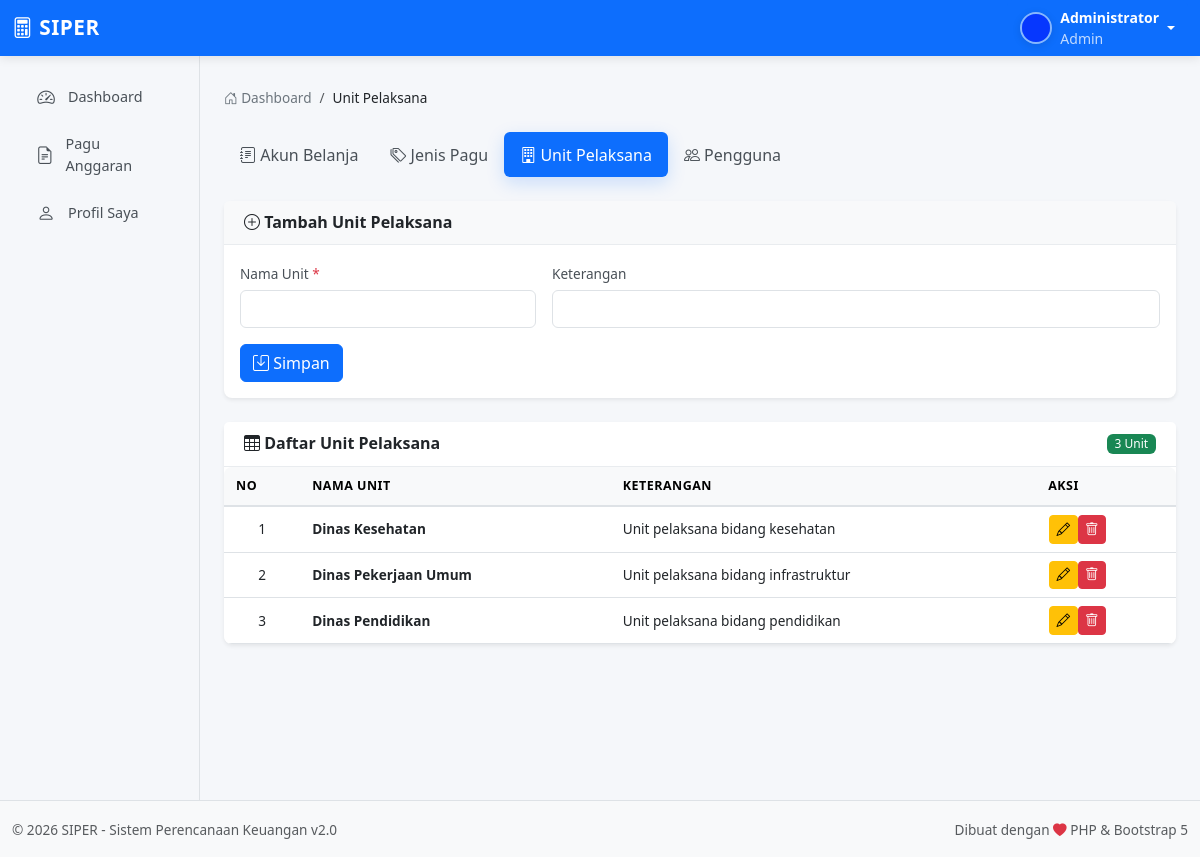
The app's page /master_data.php?tab=unit (signed in) with its own data.
### tables this page shows
CREATE TABLE IF NOT EXISTS unit_pelaksana (
    id INT PRIMARY KEY AUTO_INCREMENT,
    nama_unit VARCHAR(100) UNIQUE NOT NULL,
    keterangan TEXT,
    created_at TIMESTAMP DEFAULT CURRENT_TIMESTAMP
);

### master_data.php (called while the page is built, shortened)
<?php
require_once 'config/security.php';
$tab = $_GET['tab'] ?? 'akun';
$error = '';
$handler_file = __DIR__ . '/modules/master/' . $tab . '.php';
if (file_exists($handler_file)) {
    require_once $handler_file;
} else {
    require_once __DIR__ . '/modules/master/akun.php';
}
$titles = ['akun' => 'Akun Belanja', 'jenis' => 'Jenis Pagu', 'unit' => 'Unit Pelaksana', 'user' => 'Manajemen Pengguna'];
$page_title = $titles[$tab] ?? 'Master Data';
require_once __DIR__ . '/modules/master/templates.php';
include 'includes/header.php';
include 'includes/sidebar.php';
render_master_page($tab, $error, $data_list ?? null, $edit_data ?? null, $page_title);
include 'includes/footer.php';

### config/security.php (called while the page is built, shortened)
<?php
function h($data)
{
    return htmlspecialchars((string)$data, ENT_QUOTES | ENT_HTML5, 'UTF-8');
}

### modules/master/unit.php (called while the page is built, shortened)
<?php
$data_list = mysqli_query($conn, "SELECT * FROM unit_pelaksana ORDER BY nama_unit ASC");

### modules/master/templates.php (the view, shortened to what this page needs)
<?php
function render_master_page($tab, $error, $data_list, $edit_data, $page_title)
{
?>
    <main class="col-lg-10 ms-auto px-4 py-4">
        <nav aria-label="breadcrumb">
            <ol class="breadcrumb">
                <li class="breadcrumb-item"><a href="index.php"><i class="bi bi-house-door"></i> Dashboard</a></li>
                <li class="breadcrumb-item active"><?= h($page_title) ?></li>
            </ol>
        </nav>
        <ul class="nav nav-pills mb-4">
            <li class="nav-item"><a class="nav-link <?= $tab === 'akun' ? 'active' : '' ?>" href="?tab=akun"><i class="bi bi-journal-text"></i> Akun Belanja</a></li>
            <li class="nav-item"><a class="nav-link <?= $tab === 'jenis' ? 'active' : '' ?>" href="?tab=jenis"><i class="bi bi-tags"></i> Jenis Pagu</a></li>
            <li class="nav-item"><a class="nav-link <?= $tab === 'unit' ? 'active' : '' ?>" href="?tab=unit"><i class="bi bi-building"></i> Unit Pelaksana</a></li>
            <li class="nav-item"><a class="nav-link <?= $tab === 'user' ? 'active' : '' ?>" href="?tab=user"><i class="bi bi-people"></i> Pengguna</a></li>
        </ul>
        <?php
        $fn = 'render_' . $tab . '_content';
        if (function_exists($fn)) $fn($data_list, $edit_data);
        ?>
    </main>
<?php
}
function form_header($edit_data, $icon_add, $icon_edit, $title)
{
    $is_edit = !empty($edit_data);
    echo '<div class="card mb-4 shadow-sm"><div class="card-header bg-light"><h5 class="mb-0"><i class="bi bi-' . ($is_edit ? $icon_edit : $icon_add) . '"></i> ' . ($is_edit ? 'Edit' : 'Tambah') . ' ' . h($title) . '</h5></div><div class="card-body">';
}
function form_footer($edit_data, $tab)
{
    echo '<button type="submit" class="btn btn-primary"><i class="bi bi-save"></i> ' . ($edit_data ? 'Update' : 'Simpan') . '</button>';
    echo '</div></div>';
}
function table_header($title, $count, $badge, $label)
{
    echo '<div class="card-header bg-white d-flex justify-content-between align-items-center"><h5 class="mb-0"><i class="bi bi-table"></i> ' . h($title) . '</h5><span class="badge ' . $badge . '">' . $count . ' ' . h($label) . '</span></div>';
}
?>
    </div><?php
        function render_unit_content($data_list, $edit_data)
        {
            $total = mysqli_num_rows($data_list);
            mysqli_data_seek($data_list, 0);
            ?>
    <form method="POST" action="" autocomplete="off">
        <?php form_header($edit_data, 'plus-circle', 'pencil-square', 'Unit Pelaksana'); ?>
        <div class="row g-3 mb-3">
            <div class="col-md-4"><label class="form-label">Nama Unit <span class="text-danger">*</span></label><input type="text" name="nama_unit" class="form-control" required value="<?= h($edit_data['nama_unit'] ?? '') ?>"></div>
            <div class="col-md-8"><label class="form-label">Keterangan</label><input type="text" name="keterangan" class="form-control" value="<?= h($edit_data['keterangan'] ?? '') ?>"></div>
        </div>
        <?php form_footer($edit_data, 'unit'); ?>
    </form>
    <div class="card shadow-sm"><?php table_header('Daftar Unit Pelaksana', $total, 'bg-success', 'Unit'); ?><div class="card-body p-0">
            <div class="table-responsive">
                <table class="table table-hover mb-0">
                    <thead class="table-light">
                        <tr>
                            <th>No</th>
                            <th>Nama Unit</th>
                            <th>Keterangan</th>
                            <th>Aksi</th>
                        </tr>
                    </thead>
                    <tbody>
                        <?php if ($total > 0): $no = 1;
                            while ($row = mysqli_fetch_assoc($data_list)): ?>
                                <tr>
                                    <td class="text-center"><?= $no++ ?></td>
                                    <td><strong><?= h($row['nama_unit']) ?></strong></td>
                                    <td><?= h($row['keterangan'] ?? '-') ?></td>
                                    <td>
                                        <div class="btn-group btn-group-sm"><a href="?tab=unit&action=edit&id=<?= $row['id'] ?>" class="btn btn-warning"><i class="bi bi-pencil"></i></a><a href="?tab=unit&action=delete&id=<?= $row['id'] ?>" class="btn btn-danger" onclick="return confirmDelete('Yakin hapus?')"><i class="bi bi-trash"></i></a></div>
                                    </td>
                                </tr>
                            <?php endwhile;
                        else: ?><tr>
                                <td colspan="4" class="text-center py-4 text-muted">Belum ada data</td>
                            </tr><?php endif; ?>
                    </tbody>
                </table>
            </div>
        </div>
    </div><?php
        }
            ?>

### assets/css/style.css (style rules this page uses)
:root { --sidebar-width: 250px; --navbar-height: 56px; --primary-color: #0d6efd; --success-color: #198754; --danger-color: #dc3545; --warning-color: #ffc107; --info-color: #0dcaf0; --border-color: #dee2e6; --bg-light: #f8f9fa; }
body { font-family: 'Segoe UI', Tahoma, Geneva, Verdana, sans-serif; background-color: #f5f7fa; min-height: 100vh; overflow-x: hidden; }
main { min-height: calc(100vh - var(--navbar-height)); background-color: #f5f7fa; padding-top: 1.5rem !important; padding-bottom: 2rem !important; }
.breadcrumb { font-size: 0.85rem; background: transparent; padding: 0.5rem 0; margin-bottom: 1rem; }
.breadcrumb-item a { color: #6c757d; text-decoration: none; }
.breadcrumb-item.active { color: #212529; font-weight: 500; }
.card { border: none; box-shadow: 0 1px 3px rgba(0, 0, 0, 0.08); margin-bottom: 1rem; border-radius: 0.5rem; transition: box-shadow 0.2s ease; }
.card-header { background-color: #ffffff; border-bottom: 1px solid #eee; padding: 0.75rem 1.25rem; font-weight: 600; }
.card-header h5 { font-size: 1rem; font-weight: 600; margin: 0; }
.table { font-size: 0.85rem; margin-bottom: 0; }
.table th { font-weight: 600; font-size: 0.78rem; text-transform: uppercase; letter-spacing: 0.5px; white-space: nowrap; background-color: #f8f9fa; border-bottom: 2px solid var(--border-color); padding: 0.6rem 0.75rem; }
.table td { vertical-align: middle; padding: 0.5rem 0.75rem; }
.table-responsive { -webkit-overflow-scrolling: touch; border-radius: 0.5rem; }
.badge { font-weight: 500; font-size: 0.75rem; padding: 0.35em 0.65em; border-radius: 0.375rem; }
.btn { font-weight: 500; border-radius: 0.375rem; }
.btn-group-sm > .btn { padding: 0.2rem 0.4rem; font-size: 0.75rem; border-radius: 0.25rem !important; margin: 0 1px; }
.btn-group-sm > .btn i { font-size: 0.85rem; }
.form-label { font-weight: 500; font-size: 0.85rem; margin-bottom: 0.3rem; color: #495057; }
.nav-pills .nav-link { color: #495057; border-radius: 0.375rem; transition: all 0.2s; font-weight: 500; padding: 0.65rem 1rem; }
.nav-pills .nav-link.active { background-color: var(--primary-color); color: #ffffff; box-shadow: 0 6px 18px rgba(13, 110, 253, 0.18); }
.card-header { border-bottom: 1px solid #e9ecef; }
.card { animation: fadeInUp 0.3s ease; }

### records on screen
unit_pelaksana: nama_unit "Dinas Kesehatan", keterangan "Unit pelaksana bidang kesehatan"
unit_pelaksana: nama_unit "Dinas Pekerjaan Umum", keterangan "Unit pelaksana bidang infrastruktur"
unit_pelaksana: nama_unit "Dinas Pendidikan", keterangan "Unit pelaksana bidang pendidikan"

### other values on screen
$_SESSION['nama_lengkap'] "Administrator"
$_SESSION['role'] "Admin"
$page_title "Unit Pelaksana"
$title "Unit Pelaksana"
$title "Daftar Unit Pelaksana"
$count "3"
$label "Unit"
